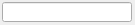
   <widget class="caFrame" name="caFrame_28">
    <property name="geometry">
     <rect>
      <x>549</x>
      <y>40</y>
      <width>135</width>
      <height>25</height>
     </rect>
    </property>
    <widget class="caFrame" name="caFrame_29">
     <property name="geometry">
      <rect>
       <x>0</x>
       <y>0</y>
       <width>135</width>
       <height>25</height>
      </rect>
     </property>
     <widget class="caGraphics" name="caRectangle_2">
      <property name="geometry">
       <rect>
        <x>0</x>
        <y>0</y>
        <width>133</width>
        <height>23</height>
       </rect>
      </property>
      <property name="foreground">
       <color>
        <red>160</red>
        <green>18</green>
        <blue>7</blue>
       </color>
      </property>
      <property name="linestyle" stdset="0">
       <enum>caGraphics::Solid</enum>
      </property>
      <property name="lineSize">
       <number>1</number>
      </property>
      <property name="lineColor">
       <color>
        <red>160</red>
        <green>18</green>
        <blue>7</blue>
       </color>
      </property>
      <property name="form">
       <enum>caGraphics::Rectangle</enum>
      </property>
      <property name="background" stdset="0">
       <color alpha="0">
        <red>160</red>
        <green>18</green>
        <blue>7</blue>
       </color>
      </property>
     </widget>
     <widget class="caLineEdit" name="caLineEdit_4">
      <property name="geometry">
       <rect>
        <x>2</x>
        <y>2</y>
        <width>130</width>
        <height>20</height>
       </rect>
      </property>
      <property name="alignment">
       <set>Qt::AlignAbsolute|Qt::AlignRight|Qt::AlignTrailing|Qt::AlignVCenter</set>
      </property>
      <property name="channel" stdset="0">
       <string>MMAC1:STR:2</string>
      </property>
      <property name="foreground">
       <color>
        <red>0</red>
        <green>0</green>
        <blue>0</blue>
       </color>
      </property>
      <property name="background">
       <color>
        <red>218</red>
        <green>218</green>
        <blue>218</blue>
       </color>
      </property>
      <property name="colorMode">
       <enum>caLineEdit::Static</enum>
      </property>
      <property name="precision">
       <number>1</number>
      </property>
      <property name="precisionMode">
       <enum>caLineEdit::User</enum>
      </property>
      <property name="limitsMode">
       <enum>caLineEdit::Channel</enum>
      </property>
      <property name="maxValue">
       <double>1.000000000000000</double>
      </property>
      <property name="minValue">
       <double>0.000000000000000</double>
      </property>
      <property name="fontScaleMode">
       <enum>caLineEdit::WidthAndHeight</enum>
      </property>
      <property name="unitsEnabled">
       <bool>true</bool>
      </property>
      <property name="formatType">
       <enum>caLineEdit::decimal</enum>
      </property>
     </widget>
    </widget>
   </widget>
